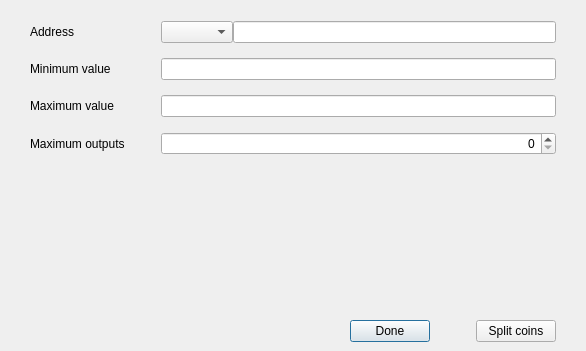
<?xml version="1.0" encoding="UTF-8"?>
<ui version="4.0">
 <class>SplitUTXOPage</class>
 <widget class="QDialog" name="SplitUTXOPage">
  <property name="geometry">
   <rect>
    <x>0</x>
    <y>0</y>
    <width>586</width>
    <height>351</height>
   </rect>
  </property>
  <property name="windowTitle">
   <string>Dialog</string>
  </property>
  <layout class="QVBoxLayout" name="verticalLayout">
   <property name="leftMargin">
    <number>0</number>
   </property>
   <property name="rightMargin">
    <number>0</number>
   </property>
   <property name="bottomMargin">
    <number>0</number>
   </property>
   <item>
    <spacer name="verticalSpacer">
     <property name="orientation">
      <enum>Qt::Vertical</enum>
     </property>
     <property name="sizeType">
      <enum>QSizePolicy::Fixed</enum>
     </property>
     <property name="sizeHint" stdset="0">
      <size>
       <width>20</width>
       <height>10</height>
      </size>
     </property>
    </spacer>
   </item>
   <item>
    <layout class="QGridLayout" name="gridLayout">
     <property name="leftMargin">
      <number>30</number>
     </property>
     <property name="rightMargin">
      <number>30</number>
     </property>
     <property name="verticalSpacing">
      <number>15</number>
     </property>
     <item row="1" column="1">
      <widget class="BitcoinAmountField" name="lineEditMinValue"/>
     </item>
     <item row="3" column="1">
      <widget class="QSpinBox" name="spinBoxMaxOutputs">
       <property name="alignment">
        <set>Qt::AlignRight|Qt::AlignTrailing|Qt::AlignVCenter</set>
       </property>
      </widget>
     </item>
     <item row="0" column="0">
      <widget class="QLabel" name="labelAddress">
       <property name="styleSheet">
        <string notr="true">background: transparent; color: black</string>
       </property>
       <property name="minimumSize">
        <size>
         <width>125</width>
         <height>0</height>
        </size>
       </property>
       <property name="text">
        <string>Address</string>
       </property>
      </widget>
     </item>
     <item row="0" column="1">
      <layout class="QHBoxLayout" name="horizontalLayout">
       <item>
        <widget class="AddressField" name="lineEditAddress"/>
       </item>
       <item>
        <widget class="QLineEdit" name="txtAddress"/>
       </item>
      </layout>
     </item>
     <item row="3" column="0">
      <widget class="QLabel" name="labelMaxOutputs">
       <property name="minimumSize">
        <size>
         <width>125</width>
         <height>0</height>
        </size>
       </property>
       <property name="text">
        <string>Maximum outputs</string>
       </property>
      </widget>
     </item>
     <item row="2" column="1">
      <widget class="BitcoinAmountField" name="lineEditMaxValue"/>
     </item>
     <item row="1" column="0">
      <widget class="QLabel" name="labelMinValue">
       <property name="minimumSize">
        <size>
         <width>125</width>
         <height>0</height>
        </size>
       </property>
       <property name="text">
        <string>Minimum value</string>
       </property>
      </widget>
     </item>
     <item row="2" column="0">
      <widget class="QLabel" name="labelMaxValue">
       <property name="minimumSize">
        <size>
         <width>125</width>
         <height>0</height>
        </size>
       </property>
       <property name="text">
        <string>Maximum value</string>
       </property>
      </widget>
     </item>
     <item row="4" column="1">
      <widget class="QLabel" name="labelDescription">
       <property name="text">
        <string/>
       </property>
      </widget>
     </item>
    </layout>
   </item>
   <item>
    <spacer name="verticalSpacer_2">
     <property name="orientation">
      <enum>Qt::Vertical</enum>
     </property>
     <property name="sizeHint" stdset="0">
      <size>
       <width>20</width>
       <height>40</height>
      </size>
     </property>
    </spacer>
   </item>
   <item>
    <widget class="QWidget" name="buttonsContainerWhite" native="true">
     <layout class="QHBoxLayout" name="horizontalLayout_3">
      <property name="leftMargin">
       <number>30</number>
      </property>
      <property name="rightMargin">
       <number>30</number>
      </property>
      <item>
       <spacer name="horizontalSpacer_3">
        <property name="orientation">
         <enum>Qt::Horizontal</enum>
        </property>
        <property name="sizeType">
         <enum>QSizePolicy::Expanding</enum>
        </property>
        <property name="sizeHint" stdset="0">
         <size>
          <width>40</width>
          <height>20</height>
         </size>
        </property>
       </spacer>
      </item>
      <item>
       <widget class="QPushButton" name="cancelButton">
        <property name="text">
         <string>Done</string>
        </property>
       </widget>
      </item>
      <item>
       <spacer name="horizontalSpacer_4">
        <property name="orientation">
         <enum>Qt::Horizontal</enum>
        </property>
        <property name="sizeType">
         <enum>QSizePolicy::Fixed</enum>
        </property>
        <property name="sizeHint" stdset="0">
         <size>
          <width>40</width>
          <height>20</height>
         </size>
        </property>
       </spacer>
      </item>
      <item>
       <widget class="QPushButton" name="splitCoinsButton">
        <property name="text">
         <string>Split coins</string>
        </property>
       </widget>
      </item>
     </layout>
    </widget>
   </item>
  </layout>
 </widget>
 <customwidgets>
  <customwidget>
   <class>BitcoinAmountField</class>
   <extends>QLineEdit</extends>
   <header>qt/bitcoinamountfield.h</header>
   <container>1</container>
  </customwidget>
  <customwidget>
   <class>AddressField</class>
   <extends>QComboBox</extends>
   <header>qt/addressfield.h</header>
  </customwidget>
 </customwidgets>
 <resources/>
 <connections/>
</ui>
